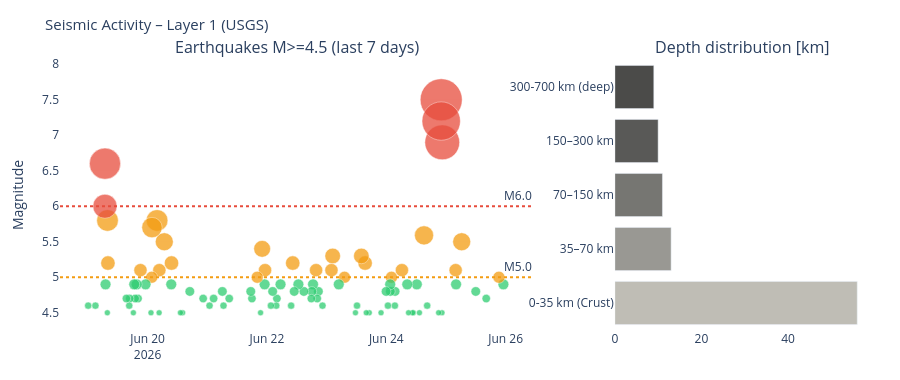

Write notebook code for a chart like this one.
### Markdown cell above
---
## 4. Visualizations

### Code cell
# ============================================================
# SEISMICS – Magnitude time series + depth distribution
# ============================================================

if df_seis is not None:
    fig = make_subplots(
        rows=1, cols=2,
        subplot_titles=['Earthquakes M>=4.5 (last 7 days)', 'Depth distribution [km]'],
        column_widths=[0.65, 0.35]
    )

    # Color scale by magnitude
    mag_colors = ['#2ecc71' if m < 5 else '#f39c12' if m < 6 else '#e74c3c'
                  for m in df_seis['mag']]
    sizes = [max(6, (m - 4) * 12) for m in df_seis['mag']]

    fig.add_trace(go.Scatter(
        x=df_seis['time'], y=df_seis['mag'],
        mode='markers',
        marker=dict(color=mag_colors, size=sizes, opacity=0.75,
                    line=dict(color='white', width=0.5)),
        text=df_seis['place'],
        hovertemplate='%{text}<br>M%{y:.1f}<br>%{x}<extra></extra>',
        name='Earthquakes'
    ), row=1, col=1)

    fig.add_hline(y=6.0, line_dash='dot', line_color='#e74c3c',
                  annotation_text='M6.0', row=1, col=1)
    fig.add_hline(y=5.0, line_dash='dot', line_color='#f39c12',
                  annotation_text='M5.0', row=1, col=1)

    # Depth distribution
    depth_bins = pd.cut(df_seis['depth'],
                        bins=[0, 35, 70, 150, 300, 700],
                        labels=['0-35 km\n(Crust)', '35–70 km',
                                '70–150 km', '150–300 km', '300-700 km\n(deep)'])
    depth_counts = depth_bins.value_counts().sort_index()
    depth_colors = ['#B4B2A9', '#888780', '#5F5E5A', '#3d3d3a', '#2C2C2A']

    fig.add_trace(go.Bar(
        x=depth_counts.values,
        y=depth_counts.index.astype(str),
        orientation='h',
        marker_color=depth_colors[:len(depth_counts)],
        opacity=0.85,
        name='Depth'
    ), row=1, col=2)

    fig.update_layout(
        title=dict(text='Seismic Activity – Layer 1 (USGS)', font=dict(size=15)),
        height=380, showlegend=False,
        plot_bgcolor='rgba(0,0,0,0)', paper_bgcolor='rgba(0,0,0,0)',
        margin=dict(l=60, r=30, t=60, b=50)
    )
    fig.update_yaxes(title_text='Magnitude', row=1, col=1)
    fig.show()
else:
    print('Seismic data unavailable.')

### Figure 1 — Plotly figure (JSON) as saved in the notebook; plotly's stock layout.template omitted (floating-point values rounded to 4 significant figures)
{"data": [{"hovertemplate": "%{text}<br>M%{y:.1f}<br>%{x}<extra></extra>", "marker": {"color": ["#2ecc71", "#f39c12", "#2ecc71", "#2ecc71", "#f39c12", "#2ecc71", "#f39c12", "#e74c3c", "#2ecc71", "#e74c3c", "#e74c3c", "#2ecc71", "#2ecc71", "#f39c12", "#2ecc71", "#2ecc71", "#2ecc71", "#2ecc71", "#2ecc71", "#2ecc71", "#f39c12", "#2ecc71", "#2ecc71", "#f39c12", "#2ecc71", "#2ecc71", "#2ecc71", "#2ecc71", "#2ecc71", "#2ecc71", "#2ecc71", "#f39c12", "#f39c12", "#2ecc71", "#2ecc71", "#f39c12", "#2ecc71", "#f39c12", "#f39c12", "#2ecc71", "#2ecc71", "#2ecc71", "#f39c12", "#2ecc71", "#2ecc71", "#2ecc71", "#2ecc71", "#2ecc71", "#2ecc71", "#f39c12", "#2ecc71", "#2ecc71", "#2ecc71", "#2ecc71", "#2ecc71", "#2ecc71", "#f39c12", "#2ecc71", "#f39c12", "#2ecc71", "#f39c12", "#2ecc71", "#2ecc71", "#2ecc71", "#2ecc71", "#2ecc71", "#2ecc71", "#2ecc71", "#2ecc71", "#2ecc71", "#2ecc71", "#2ecc71", "#f39c12", "#2ecc71", "#f39c12", "#f39c12", "#2ecc71", "#f39c12", "#f39c12", "#f39c12", "#2ecc71", "#2ecc71", "#f39c12", "#2ecc71", "#2ecc71", "#2ecc71", "#2ecc71", "#2ecc71", "#2ecc71", "#2ecc71", "#2ecc71", "#f39c12", "#f39c12", "#2ecc71", "#2ecc71", "#e74c3c", "#e74c3c", "#2ecc71", "#2ecc71"], "line": {"color": "white", "width": 0.5}, "opacity": 0.75, "size": [10.8, 12.0, 8.4, 9.6, 18.0, 10.8, 13.2, 34.8, 6, 42.0, 38.4, 6, 7.2, 19.08, 6, 10.8, 6, 6, 6, 10.8, 13.2, 9.6, 7.2, 12.0, 9.6, 10.8, 7.2, 9.6, 6, 6, 6, 14.4, 15.6, 7.2, 6, 12.0, 10.8, 15.6, 13.2, 7.2, 9.6, 8.4, 13.2, 10.8, 9.6, 8.4, 9.6, 10.8, 9.6, 14.4, 7.2, 10.8, 8.4, 7.2, 9.6, 7.2, 13.2, 10.8, 16.8, 6, 12.0, 8.4, 9.6, 8.4, 7.2, 9.6, 8.4, 7.2, 8.4, 9.6, 6, 6, 14.4, 10.8, 18.0, 13.2, 6, 21.6, 20.4, 12.0, 6, 10.8, 13.2, 8.4, 10.8, 8.4, 10.8, 6, 8.4, 7.2, 8.4, 14.4, 21.6, 6, 10.8, 31.2, 24.0, 7.2, 7.2]}, "mode": "markers", "name": "Earthquakes", "text": ["88 km SW of Nikolski, Alaska", "93 km E of Union, Philippines", "36 km NNE of Kuji, Japan", "39 km NE of Kuji, Japan", "73 km E of Kokopo, Papua New Guinea", "24 km WSW of Sarangani, Philippines", "152 km N of Caluula, Somalia", "30 km ENE of Kuji, Japan", "13 km N of Caucagüito, Venezuela", "28 km SE of Yumare, Venezuela", "23 km SE of Yumare, Venezuela", "125 km NE of Tobelo, Indonesia", "41 km NE of San Fernando, Peru", "11 km N of Redwood Valley, CA", "south of the Fiji Islands", "1 km E of El Palmarcito, Mexico", "64 km WNW of Catuday, Philippines", "8 km NNE of La Serena, Chile", "17 km SSE of El Hoyo, Argentina", "28 km SE of Fry, Greece", "61 km SSW of Panguna, Papua New Guinea", "78 km SSW of Lumatil, Philippines", "287 km S of Ambon, Indonesia", "71 km WNW of Catuday, Philippines", "61 km WNW of Catuday, Philippines", "64 km WNW of Catuday, Philippines", "south of the Fiji Islands", "52 km WNW of Catuday, Philippines", "265 km SSE of Alo, Wallis and Futuna", "South Sandwich Islands region", "272 km SSE of Dunhuang, China", "265 km SSE of Dunhuang, China", "120 km S of Isangel, Vanuatu", "114 km NE of Tobelo, Indonesia", "Izu Islands, Japan region", "174 km E of Hihifo, Tonga", "171 km WNW of Tobelo, Indonesia", "Kermadec Islands region", "186 km N of Fais, Micronesia", "10 km E of Miyakojima, Japan", "276 km SSW of ‘Ohonua, Tonga", "275 km SSW of ‘Ohonua, Tonga", "Kermadec Islands region", "Mid-Indian Ridge", "90 km SW of Pagar Alam, Indonesia", "103 km SSW of Puerto El Triunfo, El Salvador", "Fiji region", "260 km SSW of ‘Ohonua, Tonga", "76 km E of Kimbe, Papua New Guinea", "42 km SSW of Jurm, Afghanistan", "125 km SSE of Kuril’sk, Russia", "68 km WNW of Tobelo, Indonesia", "56 km S of Puerto San José, Guatemala", "Kuril Islands", "17 km WSW of Burias, Philippines", "53 km NNE of Tobelo, Indonesia", "Kermadec Islands, New Zealand", "217 km ESE of Severo-Kuril’sk, Russia", "central Mid-Atlantic Ridge", "107 km ENE of Masohi, Indonesia", "Drake Passage", "48 km S of Qapqal, China", "86 km ENE of Fangale’ounga, Tonga", "16 km E of Torata, Peru", "Off the coast of Baja California Sur, Mexico", "south of the Fiji Islands", "80 km WSW of Padang, Indonesia", "south of the Fiji Islands", "115 km SE of Severo-Kuril’sk, Russia", "172 km SW of Hihifo, Tonga", "13 km SSW of Balangonan, Philippines", "Izu Islands, Japan region", "10 km S of Kastrí, Greece", "20 km SE of Kastrí, Greece", "160 km NE of Georgetown, Saint Helena", "South Sandwich Islands region", "172 km E of Petropavlovsk-Kamchatsky, Russia", "140 km ESE of Petropavlovsk-Kamchatsky, Russia", "west of Macquarie Island", "102 km SSW of Pagar Alam, Indonesia", "60 km WNW of Abra Pampa, Argentina", "south of the Kermadec Islands", "South Sandwich Islands region", "76 km W of Ollagüe, Chile", "127 km SSE of Itoman, Japan", "165 km SE of Kokopo, Papua New Guinea", "58 km SSW of Sarangani, Philippines", "20 km SE of Nyūzen, Japan", "149 km ENE of Miyako, Japan", "123 km NE of Finschhafen, Papua New Guinea", "Fiji region", "167 km ESE of Petropavlovsk-Kamchatsky, Russia", "171 km ESE of Petropavlovsk-Kamchatsky, Russia", "163 km E of Petropavlovsk-Kamchatsky, Russia", "169 km E of Petropavlovsk-Kamchatsky, Russia", "133 km ESE of Petropavlovsk-Kamchatsky, Russia", "156 km ESE of Petropavlovsk-Kamchatsky, Russia", "220 km SW of Gizo, Solomon Islands", "south of Panama"], "type": "scatter", "x": ["2026-06-25T23:05:52.643", "2026-06-25T21:17:49.072", "2026-06-25T16:11:45.225", "2026-06-25T11:58:34.146", "2026-06-25T06:19:35.965", "2026-06-25T04:03:41.361", "2026-06-25T03:53:24.853", "2026-06-24T22:30:14.931", "2026-06-24T22:23:54.046", "2026-06-24T22:05:11.566", "2026-06-24T22:04:33.389", "2026-06-24T21:02:56.064", "2026-06-24T16:25:59.573", "2026-06-24T15:10:40.760", "2026-06-24T13:19:34.898", "2026-06-24T12:16:31.673", "2026-06-24T10:51:28.685", "2026-06-24T10:36:34.167", "2026-06-24T08:57:00.388", "2026-06-24T08:25:54.497", "2026-06-24T06:17:22.718", "2026-06-24T03:32:06.910", "2026-06-24T03:26:56.139", "2026-06-24T02:04:49.661", "2026-06-24T01:37:28.257", "2026-06-24T01:34:19.440", "2026-06-24T00:40:18.966", "2026-06-23T23:55:17.095", "2026-06-23T21:53:18.658", "2026-06-23T17:08:55.838", "2026-06-23T15:56:34.958", "2026-06-23T15:29:02.332", "2026-06-23T13:58:34.774", "2026-06-23T12:13:24.754", "2026-06-23T11:36:00.672", "2026-06-23T07:11:14.440", "2026-06-23T04:53:36.749", "2026-06-23T02:26:20.999", "2026-06-23T01:56:49.906", "2026-06-22T22:20:45.131", "2026-06-22T20:41:16.944", "2026-06-22T20:14:11.564", "2026-06-22T19:46:11.598", "2026-06-22T18:32:46.112", "2026-06-22T18:03:47.931", "2026-06-22T17:51:34.202", "2026-06-22T14:51:08.059", "2026-06-22T12:39:15.271", "2026-06-22T10:58:46.165", "2026-06-22T10:22:23.506", "2026-06-22T09:43:52.220", "2026-06-22T05:28:15.730", "2026-06-22T04:00:26.850", "2026-06-22T03:45:16.577", "2026-06-22T02:17:47.977", "2026-06-22T01:36:03.319", "2026-06-21T23:14:44.424", "2026-06-21T23:04:25.424", "2026-06-21T22:04:16.787", "2026-06-21T21:26:27.939", "2026-06-21T20:05:26.185", "2026-06-21T17:58:45.028", "2026-06-21T17:29:43.419", "2026-06-21T08:50:13.934", "2026-06-21T06:31:58.676", "2026-06-21T06:04:30.396", "2026-06-21T02:33:28.744", "2026-06-21T00:55:03.025", "2026-06-20T22:21:44.619", "2026-06-20T16:59:20.438", "2026-06-20T14:05:21.780", "2026-06-20T13:12:58.523", "2026-06-20T09:37:24.290", "2026-06-20T09:31:08.478", "2026-06-20T06:43:17.271", "2026-06-20T04:44:08.971", "2026-06-20T04:38:45.380", "2026-06-20T03:49:06.278", "2026-06-20T01:46:32.273", "2026-06-20T01:40:07.238", "2026-06-20T01:22:21.881", "2026-06-19T23:11:47.834", "2026-06-19T21:08:29.057", "2026-06-19T20:10:11.327", "2026-06-19T19:36:30.902", "2026-06-19T19:00:52.549", "2026-06-19T18:38:23.458", "2026-06-19T18:16:55.282", "2026-06-19T16:47:41.099", "2026-06-19T16:37:22.115", "2026-06-19T15:28:55.481", "2026-06-19T08:03:40.851", "2026-06-19T07:52:57.734", "2026-06-19T07:48:56.138", "2026-06-19T07:05:45.026", "2026-06-19T06:52:31.597", "2026-06-19T06:51:31.085", "2026-06-19T03:01:34.530", "2026-06-19T00:07:07.496"], "xaxis": "x", "y": [4.9, 5.0, 4.7, 4.8, 5.5, 4.9, 5.1, 6.9, 4.5, 7.5, 7.2, 4.5, 4.6, 5.59, 4.5, 4.9, 4.5, 4.5, 4.5, 4.9, 5.1, 4.8, 4.6, 5.0, 4.8, 4.9, 4.6, 4.8, 4.5, 4.5, 4.5, 5.2, 5.3, 4.6, 4.5, 5.0, 4.9, 5.3, 5.1, 4.6, 4.8, 4.7, 5.1, 4.9, 4.8, 4.7, 4.8, 4.9, 4.8, 5.2, 4.6, 4.9, 4.7, 4.6, 4.8, 4.6, 5.1, 4.9, 5.4, 4.5, 5.0, 4.7, 4.8, 4.7, 4.6, 4.8, 4.7, 4.6, 4.7, 4.8, 4.5, 4.5, 5.2, 4.9, 5.5, 5.1, 4.5, 5.8, 5.7, 5.0, 4.5, 4.9, 5.1, 4.7, 4.9, 4.7, 4.9, 4.5, 4.7, 4.6, 4.7, 5.2, 5.8, 4.5, 4.9, 6.6, 6.0, 4.6, 4.6], "yaxis": "y"}, {"marker": {"color": ["#B4B2A9", "#888780", "#5F5E5A", "#3d3d3a", "#2C2C2A"]}, "name": "Depth", "opacity": 0.85, "orientation": "h", "type": "bar", "x": [56, 13, 11, 10, 9], "xaxis": "x2", "y": ["0-35 km\n(Crust)", "35–70 km", "70–150 km", "150–300 km", "300-700 km\n(deep)"], "yaxis": "y2"}], "layout": {"annotations": [{"font": {"size": 16}, "showarrow": false, "text": "Earthquakes M>=4.5 (last 7 days)", "x": 0.2925, "xanchor": "center", "xref": "paper", "y": 1.0, "yanchor": "bottom", "yref": "paper"}, {"font": {"size": 16}, "showarrow": false, "text": "Depth distribution [km]", "x": 0.8425, "xanchor": "center", "xref": "paper", "y": 1.0, "yanchor": "bottom", "yref": "paper"}, {"showarrow": false, "text": "M6.0", "x": 1, "xanchor": "right", "xref": "x domain", "y": 6.0, "yanchor": "bottom", "yref": "y"}, {"showarrow": false, "text": "M5.0", "x": 1, "xanchor": "right", "xref": "x domain", "y": 5.0, "yanchor": "bottom", "yref": "y"}], "height": 380, "margin": {"b": 50, "l": 60, "r": 30, "t": 60}, "paper_bgcolor": "rgba(0,0,0,0)", "plot_bgcolor": "rgba(0,0,0,0)", "shapes": [{"line": {"color": "#e74c3c", "dash": "dot"}, "type": "line", "x0": 0, "x1": 1, "xref": "x domain", "y0": 6.0, "y1": 6.0, "yref": "y"}, {"line": {"color": "#f39c12", "dash": "dot"}, "type": "line", "x0": 0, "x1": 1, "xref": "x domain", "y0": 5.0, "y1": 5.0, "yref": "y"}], "showlegend": false, "title": {"font": {"size": 15}, "text": "Seismic Activity – Layer 1 (USGS)"}, "xaxis": {"anchor": "y", "domain": [0.0, 0.585]}, "xaxis2": {"anchor": "y2", "domain": [0.685, 1.0]}, "yaxis": {"anchor": "x", "domain": [0.0, 1.0], "title": {"text": "Magnitude"}}, "yaxis2": {"anchor": "x2", "domain": [0.0, 1.0]}}}
